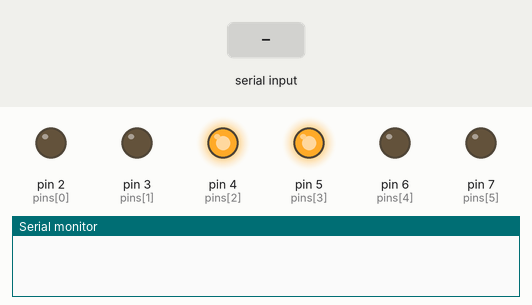
Recording of a sketch running on a simulated Arduino Uno, built with avr-gcc and run on an emulated ATmega328P. Shown: output pins drawn as LEDs (lit = HIGH), the last lines printed to the serial monitor. The test bench sets the inputs (shaded band).

Above: at 1.2 s.
1.3 s: "STATUS\n" received over Serial
2.8 s: byte 10 ('\n') received over Serial
At 5.4 s:
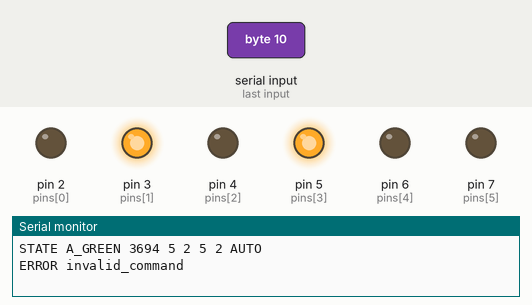
At 8.6 s:
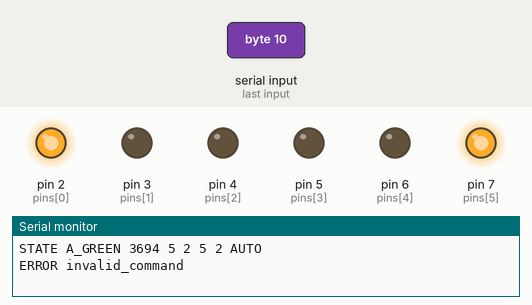
Timing chart, 0 to 14.8 s (numbered marks = the images above; inputs shaded):
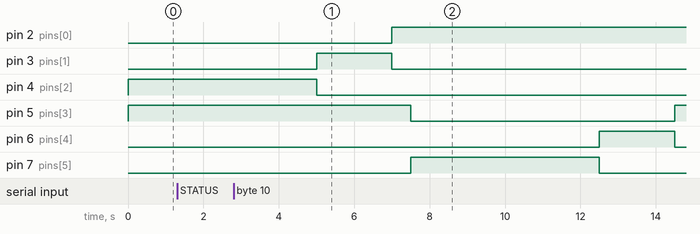

The sketch:

traffic_signal.ino
```cpp
// TrafficMonitor IoT: Uno R3, USB Serial at 9600 baud.
// A: red D2, yellow D3, green D4. B: red D5, yellow D6, green D7.
// Commands: STATUS, AUTO <aGreen> <aYellow> <bGreen> <bYellow>,
//           MANUAL <A_GREEN|A_YELLOW|B_GREEN|B_YELLOW|ALL_YELLOW|ALL_RED>.
// Response: STATE <phase> <remaining_ms> <aGreen> <aYellow> <bGreen> <bYellow> <mode>
#include <stdio.h>
#include <string.h>

const byte pins[] = {2, 3, 4, 5, 6, 7};
const char *phases[] = {"A_GREEN", "A_YELLOW", "B_GREEN", "B_YELLOW", "ALL_RED", "ALL_YELLOW"};
enum Phase { A_GREEN, A_YELLOW, B_GREEN, B_YELLOW, ALL_RED, ALL_YELLOW };
Phase phase = ALL_RED;
Phase pendingPhase = ALL_RED;
bool automatic = true;  // Start the original 5s green / 2s yellow cycle without the web.
bool transitioning = false;
unsigned long phaseStarted = 0;
unsigned long durations[] = {5000, 2000, 5000, 2000};
const unsigned long clearanceMs = 500;
char command[80];
byte commandLength = 0;

void showPhase(Phase next) {
  // Turn every lamp off before enabling the requested pair.
  for (byte i = 0; i < 6; ++i) digitalWrite(pins[i], LOW);
  phase = next;
  phaseStarted = millis();
  if (next == A_GREEN) { digitalWrite(4, HIGH); digitalWrite(5, HIGH); }
  if (next == A_YELLOW) { digitalWrite(3, HIGH); digitalWrite(5, HIGH); }
  if (next == B_GREEN) { digitalWrite(2, HIGH); digitalWrite(7, HIGH); }
  if (next == B_YELLOW) { digitalWrite(2, HIGH); digitalWrite(6, HIGH); }
  if (next == ALL_RED) { digitalWrite(2, HIGH); digitalWrite(5, HIGH); }
  if (next == ALL_YELLOW) { digitalWrite(3, HIGH); digitalWrite(6, HIGH); }
}

void requestPhase(Phase next) {
  bool crossing = (phase == A_GREEN || phase == A_YELLOW) &&
                  (next == B_GREEN || next == B_YELLOW);
  crossing |= (phase == B_GREEN || phase == B_YELLOW) &&
              (next == A_GREEN || next == A_YELLOW);
  if (crossing) {
    pendingPhase = next;
    transitioning = true;
    showPhase(ALL_RED);
  } else {
    transitioning = false;
    showPhase(next);
  }
}

void reportState() {
  unsigned long remaining = 0;
  if (transitioning) {
    unsigned long elapsed = millis() - phaseStarted;
    remaining = elapsed >= clearanceMs ? 0 : clearanceMs - elapsed;
  } else if (automatic && phase != ALL_RED && phase != ALL_YELLOW) {
    unsigned long elapsed = millis() - phaseStarted;
    remaining = elapsed >= durations[phase] ? 0 : durations[phase] - elapsed;
  }
  Serial.print(F("STATE "));
  Serial.print(phases[phase]); Serial.print(' ');
  Serial.print(remaining);
  for (byte i = 0; i < 4; ++i) { Serial.print(' '); Serial.print(durations[i] / 1000); }
  Serial.print(' '); Serial.println(automatic ? F("AUTO") : F("MANUAL"));
}

void handleCommand(char *line) {
  if (strcmp(line, "STATUS") == 0) { reportState(); return; }
  unsigned int ag, ay, bg, by;
  char extra;
  if (sscanf(line, "AUTO %u %u %u %u %c", &ag, &ay, &bg, &by, &extra) == 4 &&
      ag >= 3 && ag <= 120 && bg >= 3 && bg <= 120 &&
      ay >= 1 && ay <= 10 && by >= 1 && by <= 10) {
    durations[0] = (unsigned long)ag * 1000;
    durations[1] = (unsigned long)ay * 1000;
    durations[2] = (unsigned long)bg * 1000;
    durations[3] = (unsigned long)by * 1000;
    automatic = true;
    requestPhase(A_GREEN);
    reportState();
    return;
  }
  if (strncmp(line, "MANUAL ", 7) == 0) {
    for (byte i = 0; i < 6; ++i) {
      if (strcmp(line + 7, phases[i]) == 0) {
        automatic = false;
        requestPhase((Phase)i);
        reportState();
        return;
      }
    }
  }
  Serial.println(F("ERROR invalid_command"));
}

void setup() {
  for (byte i = 0; i < 6; ++i) { pinMode(pins[i], OUTPUT); digitalWrite(pins[i], LOW); }
  showPhase(A_GREEN);
  Serial.begin(9600);
}

void loop() {
  while (Serial.available()) {
    char c = Serial.read();
    if (c == '\n') {
      command[commandLength] = '\0';
      if (commandLength && command[commandLength - 1] == '\r') command[--commandLength] = '\0';
      handleCommand(command);
      commandLength = 0;
    } else if (commandLength < sizeof(command) - 1) {
      command[commandLength++] = c;
    } else {
      commandLength = 0;
      Serial.println(F("ERROR command_too_long"));
    }
  }
  unsigned long elapsed = millis() - phaseStarted;
  if (transitioning && elapsed >= clearanceMs) {
    transitioning = false;
    showPhase(pendingPhase);
  } else if (automatic && !transitioning && phase != ALL_RED && phase != ALL_YELLOW && elapsed >= durations[phase]) {
    requestPhase((Phase)((phase + 1) % 4));
  }
}
```
